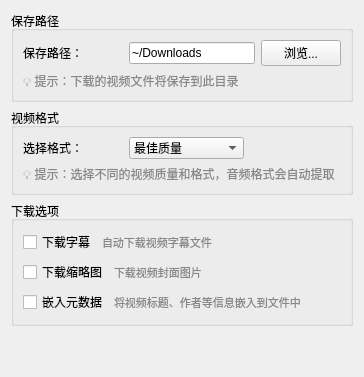
      <widget class="QWidget" name="settingsTab">
       <attribute name="title">
        <string>设置</string>
       </attribute>
       <layout class="QVBoxLayout" name="settingsTabLayout">
        <item>
         <widget class="QGroupBox" name="pathGroup">
          <property name="title">
           <string>保存路径</string>
          </property>
          <layout class="QVBoxLayout" name="pathGroupLayout">
           <item>
            <layout class="QHBoxLayout" name="pathLayout">
             <item>
              <widget class="QLabel" name="pathLabel">
               <property name="minimumSize">
                <size>
                 <width>100</width>
                 <height>0</height>
                </size>
               </property>
               <property name="text">
                <string>保存路径：</string>
               </property>
              </widget>
             </item>
             <item>
              <widget class="QLineEdit" name="pathEdit">
               <property name="text">
                <string>~/Downloads</string>
               </property>
               <property name="readOnly">
                <bool>true</bool>
               </property>
              </widget>
             </item>
             <item>
              <widget class="QPushButton" name="browsePathBtn">
               <property name="maximumSize">
                <size>
                 <width>120</width>
                 <height>16777215</height>
                </size>
               </property>
               <property name="text">
                <string>浏览...</string>
               </property>
              </widget>
             </item>
            </layout>
           </item>
           <item>
            <widget class="QLabel" name="pathHintLabel">
             <property name="styleSheet">
              <string>color: #888;
font-size: 12px;</string>
             </property>
             <property name="text">
              <string>💡 提示：下载的视频文件将保存到此目录</string>
             </property>
            </widget>
           </item>
          </layout>
         </widget>
        </item>
        <item>
         <widget class="QGroupBox" name="formatGroup">
          <property name="title">
           <string>视频格式</string>
          </property>
          <layout class="QVBoxLayout" name="formatGroupLayout">
           <item>
            <layout class="QHBoxLayout" name="formatLayout">
             <item>
              <widget class="QLabel" name="formatLabel">
               <property name="minimumSize">
                <size>
                 <width>100</width>
                 <height>0</height>
                </size>
               </property>
               <property name="text">
                <string>选择格式：</string>
               </property>
              </widget>
             </item>
             <item>
              <widget class="QComboBox" name="formatCombo">
               <property name="currentText">
                <string>最佳质量</string>
               </property>
               <item>
                <property name="text">
                 <string>最佳质量</string>
                </property>
               </item>
               <item>
                <property name="text">
                 <string>最佳视频 + 音频</string>
                </property>
               </item>
               <item>
                <property name="text">
                 <string>仅音频</string>
                </property>
               </item>
               <item>
                <property name="text">
                 <string>仅音频 (mp3)</string>
                </property>
               </item>
               <item>
                <property name="text">
                 <string>仅音频 (m4a)</string>
                </property>
               </item>
               <item>
                <property name="text">
                 <string>仅视频 (mp4)</string>
                </property>
               </item>
               <item>
                <property name="text">
                 <string>720p</string>
                </property>
               </item>
               <item>
                <property name="text">
                 <string>480p</string>
                </property>
               </item>
              </widget>
             </item>
             <item>
              <spacer name="formatSpacer">
               <property name="orientation">
                <enum>Qt::Horizontal</enum>
               </property>
               <property name="sizeHint" stdset="0">
                <size>
                 <width>40</width>
                 <height>20</height>
                </size>
               </property>
              </spacer>
             </item>
            </layout>
           </item>
           <item>
            <widget class="QLabel" name="formatHintLabel">
             <property name="styleSheet">
              <string>color: #888;
font-size: 12px;</string>
             </property>
             <property name="text">
              <string>💡 提示：选择不同的视频质量和格式，音频格式会自动提取</string>
             </property>
            </widget>
           </item>
          </layout>
         </widget>
        </item>
        <item>
         <widget class="QGroupBox" name="optionsGroup">
          <property name="title">
           <string>下载选项</string>
          </property>
          <layout class="QVBoxLayout" name="optionsGroupLayout">
           <item>
            <layout class="QHBoxLayout" name="optionsLayout1">
             <item>
              <widget class="QCheckBox" name="subtitleCheck">
               <property name="text">
                <string>下载字幕</string>
               </property>
              </widget>
             </item>
             <item>
              <widget class="QLabel" name="subtitleHintLabel">
               <property name="styleSheet">
                <string>color: #888;
font-size: 11px;</string>
               </property>
               <property name="text">
                <string>自动下载视频字幕文件</string>
               </property>
              </widget>
             </item>
             <item>
              <spacer name="optionsSpacer1">
               <property name="orientation">
                <enum>Qt::Horizontal</enum>
               </property>
               <property name="sizeHint" stdset="0">
                <size>
                 <width>40</width>
                 <height>20</height>
                </size>
               </property>
              </spacer>
             </item>
            </layout>
           </item>
           <item>
            <layout class="QHBoxLayout" name="optionsLayout2">
             <item>
              <widget class="QCheckBox" name="thumbnailCheck">
               <property name="text">
                <string>下载缩略图</string>
               </property>
              </widget>
             </item>
             <item>
              <widget class="QLabel" name="thumbnailHintLabel">
               <property name="styleSheet">
                <string>color: #888;
font-size: 11px;</string>
               </property>
               <property name="text">
                <string>下载视频封面图片</string>
               </property>
              </widget>
             </item>
             <item>
              <spacer name="optionsSpacer2">
               <property name="orientation">
                <enum>Qt::Horizontal</enum>
               </property>
               <property name="sizeHint" stdset="0">
                <size>
                 <width>40</width>
                 <height>20</height>
                </size>
               </property>
              </spacer>
             </item>
            </layout>
           </item>
           <item>
            <layout class="QHBoxLayout" name="optionsLayout3">
             <item>
              <widget class="QCheckBox" name="metadataCheck">
               <property name="text">
                <string>嵌入元数据</string>
               </property>
              </widget>
             </item>
             <item>
              <widget class="QLabel" name="metadataHintLabel">
               <property name="styleSheet">
                <string>color: #888;
font-size: 11px;</string>
               </property>
               <property name="text">
                <string>将视频标题、作者等信息嵌入到文件中</string>
               </property>
              </widget>
             </item>
             <item>
              <spacer name="optionsSpacer3">
               <property name="orientation">
                <enum>Qt::Horizontal</enum>
               </property>
               <property name="sizeHint" stdset="0">
                <size>
                 <width>40</width>
                 <height>20</height>
                </size>
               </property>
              </spacer>
             </item>
            </layout>
           </item>
          </layout>
         </widget>
        </item>
        <item>
         <spacer name="settingsSpacer">
          <property name="orientation">
           <enum>Qt::Vertical</enum>
          </property>
          <property name="sizeHint" stdset="0">
           <size>
            <width>20</width>
            <height>40</height>
           </size>
          </property>
         </spacer>
        </item>
       </layout>
      </widget>
